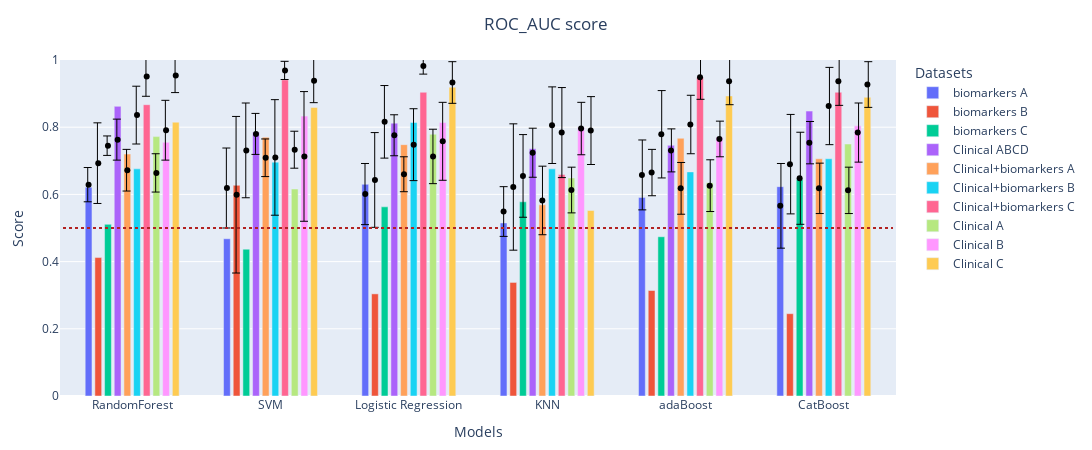

The notebook cell this image was saved under:
### Markdown cell above
#### Metrics on full datasets

### Code cell
# what metric to evaluate
# MCC F1 ROC_AUC
metrics = ['ROC_AUC']

for metric in metrics:
    # list of paths
    paths = [
            '../Optimisation files/Combined target/Biomarkers A/all/',
            '../Optimisation files/Combined target/Biomarkers B/all/',
            '../Optimisation files/Combined target/Biomarkers C/all/',
            '../Optimisation files/Combined target/Clinical ABCD/all/',
            '../Optimisation files/Combined target/Biomarkers + Clinical A/all/',
            '../Optimisation files/Combined target/Biomarkers + Clinical B/all/',
            '../Optimisation files/Combined target/Biomarkers + Clinical C/all/',
            '../Optimisation files/Combined target/Clinical A/all/',
            '../Optimisation files/Combined target/Clinical B/all/',
            '../Optimisation files/Combined target/Clinical C/all/',
            ]

    # create datframe for scores
    datasets = pd.DataFrame(columns=['biomarkers A','biomarkers B','biomarkers C','Clinical ABCD','Clinical+biomarkers A','Clinical+biomarkers B','Clinical+biomarkers C', 'Clinical A','Clinical B','Clinical C'])
    datasets_mean = pd.DataFrame(columns=['biomarkers A','biomarkers B','biomarkers C','Clinical ABCD','Clinical+biomarkers A','Clinical+biomarkers B','Clinical+biomarkers C', 'Clinical A','Clinical B','Clinical C'])
    datasets_std = pd.DataFrame(columns=['biomarkers A','biomarkers B','biomarkers C','Clinical ABCD','Clinical+biomarkers A','Clinical+biomarkers B','Clinical+biomarkers C', 'Clinical A','Clinical B','Clinical C'])

    # get dataframe with with scores of models from different datasets
    for i in range(len(paths)):
        table = pd.read_excel(f'{paths[i]}metrics_table.xlsx', header=[0,1], index_col=[0]) #ensemble: advanced_models_metrics, standart: metrics_table
        datasets[datasets.columns[i]] = list(table.loc[:, ('Scores on the test set', metric)].values.round(3)) 
        if metric == 'MCC':
            datasets_mean[datasets_mean.columns[i]] = list(table.loc[:, ('MCC, train set, cv=5', 'mean')].values.round(3)) 
            datasets_std[datasets_std.columns[i]] = list(table.loc[:, ('MCC, train set, cv=5', 'std')].values.round(3)) 
        if metric == 'ROC_AUC':
            datasets_mean[datasets_mean.columns[i]] = list(table.loc[:, ('ROC_AUC, train set, cv=5', 'mean')].values.round(3)) 
            datasets_std[datasets_std.columns[i]] = list(table.loc[:, ('ROC_AUC, train set, cv=5', 'std')].values.round(3)) 

    # list of models
    # standart models
    models=['RandomForest', 'SVM', 'Logistic Regression', 'KNN', 'adaBoost', 'CatBoost']
    # ensemble models
    # models=['Hard voting', 'Soft voting', 'Stacking', 'Bagging', 'adaBoosting']

    # create the graph
    fig = go.Figure(data=[go.Bar(name=column, x=models, y=datasets[column]) for column in datasets.columns])
        
    # add error whiskers from gridsearchCV
    if True:
        fig.add_traces([go.Box(name=column, x=models, 
                              y=datasets_mean[column], 
                              #  xaxis="x1",  
                              
                              marker=dict(color="black"), 
                              showlegend = False) for column in datasets.columns])
        fig.update_traces(
        selector=dict(type="box"), # update only boxes
        boxpoints="all", # show points
        pointpos=0, # centered
        jitter=0, # no jitter
        line_color="rgba(255,255,255,0)", # hide box lines
        fillcolor="rgba(255,255,255,0)", # hide box fill
        
        )
        fig.update_layout(boxmode="group",)

        fig.add_traces([go.Bar(name=column, x=models, 
                              y=datasets_mean[column], 
                              xaxis="x2",  
                              error_y=dict(type='data',  
                                            array=datasets_std[column], 
                                            color="rgba(0,0,0,1)",
                                            thickness=1), 
                              marker=dict(opacity=0,
                                          #  color="rgba(255,255,255,0)"
                                          ), 
                              showlegend = False) for column in datasets.columns])  
        

    fig.update_xaxes(title='Models')
    # Change the bar mode
    fig.update_layout(barmode='group', 
                      xaxis2={"overlaying": "x", "range": [-0.515, 5.515], "showticklabels": False},
                      bargap=0.30,
                      bargroupgap=0.3,
                      legend=dict(orientation="v", title='Datasets'), 
                      title=dict(text=f'{metric} score', x=0.5,),
                      margin=dict(l=60, r=20, t=60, b=40),)

    fig.update_yaxes(title='Score', range=[-1., 1.0])


    # add dotted line for ROC AUC = 0.5
    if metric == 'ROC_AUC':
        fig.update_yaxes(title='Score', range=[0., 1.0])
        fig.add_shape(type='line',
                        x0=-0.5,
                        y0=0.5,
                        x1=5.5,
                        y1=0.5,
                        line=dict(color='firebrick',  width=2, dash='dot'),
                        xref='x',
                        yref='y')   
    # figure size
    fig.update_layout(
        autosize=False,
        width=1300,
        height=450,) 
    fig.show()
    fig.write_image(f"../Optimisation files/Combined target/Metrics/{metric}_all.pdf", engine="kaleido")

### Figure 1 — Plotly figure (JSON) as saved in the notebook; plotly's stock layout.template omitted (floating-point values rounded to 4 significant figures)
{"data": [{"name": "biomarkers A", "type": "bar", "x": ["RandomForest", "SVM", "Logistic Regression", "KNN", "adaBoost", "CatBoost"], "y": [0.621, 0.468, 0.63, 0.515, 0.591, 0.623]}, {"name": "biomarkers B", "type": "bar", "x": ["RandomForest", "SVM", "Logistic Regression", "KNN", "adaBoost", "CatBoost"], "y": [0.412, 0.627, 0.304, 0.338, 0.314, 0.245]}, {"name": "biomarkers C", "type": "bar", "x": ["RandomForest", "SVM", "Logistic Regression", "KNN", "adaBoost", "CatBoost"], "y": [0.511, 0.437, 0.563, 0.578, 0.474, 0.644]}, {"name": "Clinical ABCD", "type": "bar", "x": ["RandomForest", "SVM", "Logistic Regression", "KNN", "adaBoost", "CatBoost"], "y": [0.862, 0.785, 0.812, 0.736, 0.746, 0.848]}, {"name": "Clinical+biomarkers A", "type": "bar", "x": ["RandomForest", "SVM", "Logistic Regression", "KNN", "adaBoost", "CatBoost"], "y": [0.72, 0.77, 0.748, 0.569, 0.767, 0.706]}, {"name": "Clinical+biomarkers B", "type": "bar", "x": ["RandomForest", "SVM", "Logistic Regression", "KNN", "adaBoost", "CatBoost"], "y": [0.676, 0.696, 0.814, 0.676, 0.667, 0.706]}, {"name": "Clinical+biomarkers C", "type": "bar", "x": ["RandomForest", "SVM", "Logistic Regression", "KNN", "adaBoost", "CatBoost"], "y": [0.867, 0.941, 0.904, 0.659, 0.948, 0.904]}, {"name": "Clinical A", "type": "bar", "x": ["RandomForest", "SVM", "Logistic Regression", "KNN", "adaBoost", "CatBoost"], "y": [0.772, 0.616, 0.779, 0.649, 0.635, 0.75]}, {"name": "Clinical B", "type": "bar", "x": ["RandomForest", "SVM", "Logistic Regression", "KNN", "adaBoost", "CatBoost"], "y": [0.755, 0.833, 0.814, 0.799, 0.77, 0.804]}, {"name": "Clinical C", "type": "bar", "x": ["RandomForest", "SVM", "Logistic Regression", "KNN", "adaBoost", "CatBoost"], "y": [0.815, 0.859, 0.919, 0.552, 0.893, 0.889]}, {"boxpoints": "all", "fillcolor": "rgba(255,255,255,0)", "jitter": 0, "line": {"color": "rgba(255,255,255,0)"}, "marker": {"color": "black"}, "name": "biomarkers A", "pointpos": 0, "showlegend": false, "type": "box", "x": ["RandomForest", "SVM", "Logistic Regression", "KNN", "adaBoost", "CatBoost"], "y": [0.629, 0.619, 0.601, 0.549, 0.658, 0.566]}, {"boxpoints": "all", "fillcolor": "rgba(255,255,255,0)", "jitter": 0, "line": {"color": "rgba(255,255,255,0)"}, "marker": {"color": "black"}, "name": "biomarkers B", "pointpos": 0, "showlegend": false, "type": "box", "x": ["RandomForest", "SVM", "Logistic Regression", "KNN", "adaBoost", "CatBoost"], "y": [0.693, 0.599, 0.643, 0.622, 0.665, 0.69]}, {"boxpoints": "all", "fillcolor": "rgba(255,255,255,0)", "jitter": 0, "line": {"color": "rgba(255,255,255,0)"}, "marker": {"color": "black"}, "name": "biomarkers C", "pointpos": 0, "showlegend": false, "type": "box", "x": ["RandomForest", "SVM", "Logistic Regression", "KNN", "adaBoost", "CatBoost"], "y": [0.745, 0.731, 0.816, 0.655, 0.779, 0.648]}, {"boxpoints": "all", "fillcolor": "rgba(255,255,255,0)", "jitter": 0, "line": {"color": "rgba(255,255,255,0)"}, "marker": {"color": "black"}, "name": "Clinical ABCD", "pointpos": 0, "showlegend": false, "type": "box", "x": ["RandomForest", "SVM", "Logistic Regression", "KNN", "adaBoost", "CatBoost"], "y": [0.763, 0.78, 0.776, 0.724, 0.731, 0.754]}, {"boxpoints": "all", "fillcolor": "rgba(255,255,255,0)", "jitter": 0, "line": {"color": "rgba(255,255,255,0)"}, "marker": {"color": "black"}, "name": "Clinical+biomarkers A", "pointpos": 0, "showlegend": false, "type": "box", "x": ["RandomForest", "SVM", "Logistic Regression", "KNN", "adaBoost", "CatBoost"], "y": [0.672, 0.709, 0.66, 0.582, 0.618, 0.618]}, {"boxpoints": "all", "fillcolor": "rgba(255,255,255,0)", "jitter": 0, "line": {"color": "rgba(255,255,255,0)"}, "marker": {"color": "black"}, "name": "Clinical+biomarkers B", "pointpos": 0, "showlegend": false, "type": "box", "x": ["RandomForest", "SVM", "Logistic Regression", "KNN", "adaBoost", "CatBoost"], "y": [0.836, 0.71, 0.748, 0.806, 0.808, 0.863]}, {"boxpoints": "all", "fillcolor": "rgba(255,255,255,0)", "jitter": 0, "line": {"color": "rgba(255,255,255,0)"}, "marker": {"color": "black"}, "name": "Clinical+biomarkers C", "pointpos": 0, "showlegend": false, "type": "box", "x": ["RandomForest", "SVM", "Logistic Regression", "KNN", "adaBoost", "CatBoost"], "y": [0.951, 0.969, 0.982, 0.784, 0.949, 0.937]}, {"boxpoints": "all", "fillcolor": "rgba(255,255,255,0)", "jitter": 0, "line": {"color": "rgba(255,255,255,0)"}, "marker": {"color": "black"}, "name": "Clinical A", "pointpos": 0, "showlegend": false, "type": "box", "x": ["RandomForest", "SVM", "Logistic Regression", "KNN", "adaBoost", "CatBoost"], "y": [0.664, 0.733, 0.713, 0.613, 0.626, 0.612]}, {"boxpoints": "all", "fillcolor": "rgba(255,255,255,0)", "jitter": 0, "line": {"color": "rgba(255,255,255,0)"}, "marker": {"color": "black"}, "name": "Clinical B", "pointpos": 0, "showlegend": false, "type": "box", "x": ["RandomForest", "SVM", "Logistic Regression", "KNN", "adaBoost", "CatBoost"], "y": [0.791, 0.713, 0.758, 0.796, 0.765, 0.784]}, {"boxpoints": "all", "fillcolor": "rgba(255,255,255,0)", "jitter": 0, "line": {"color": "rgba(255,255,255,0)"}, "marker": {"color": "black"}, "name": "Clinical C", "pointpos": 0, "showlegend": false, "type": "box", "x": ["RandomForest", "SVM", "Logistic Regression", "KNN", "adaBoost", "CatBoost"], "y": [0.954, 0.938, 0.933, 0.79, 0.937, 0.927]}, {"error_y": {"array": [0.051, 0.119, 0.091, 0.074, 0.104, 0.126], "color": "rgba(0,0,0,1)", "thickness": 1, "type": "data"}, "marker": {"opacity": 0}, "name": "biomarkers A", "showlegend": false, "type": "bar", "x": ["RandomForest", "SVM", "Logistic Regression", "KNN", "adaBoost", "CatBoost"], "xaxis": "x2", "y": [0.629, 0.619, 0.601, 0.549, 0.658, 0.566]}, {"error_y": {"array": [0.12, 0.233, 0.141, 0.188, 0.069, 0.148], "color": "rgba(0,0,0,1)", "thickness": 1, "type": "data"}, "marker": {"opacity": 0}, "name": "biomarkers B", "showlegend": false, "type": "bar", "x": ["RandomForest", "SVM", "Logistic Regression", "KNN", "adaBoost", "CatBoost"], "xaxis": "x2", "y": [0.693, 0.599, 0.643, 0.622, 0.665, 0.69]}, {"error_y": {"array": [0.029, 0.141, 0.108, 0.123, 0.13, 0.137], "color": "rgba(0,0,0,1)", "thickness": 1, "type": "data"}, "marker": {"opacity": 0}, "name": "biomarkers C", "showlegend": false, "type": "bar", "x": ["RandomForest", "SVM", "Logistic Regression", "KNN", "adaBoost", "CatBoost"], "xaxis": "x2", "y": [0.745, 0.731, 0.816, 0.655, 0.779, 0.648]}, {"error_y": {"array": [0.061, 0.061, 0.061, 0.073, 0.064, 0.063], "color": "rgba(0,0,0,1)", "thickness": 1, "type": "data"}, "marker": {"opacity": 0}, "name": "Clinical ABCD", "showlegend": false, "type": "bar", "x": ["RandomForest", "SVM", "Logistic Regression", "KNN", "adaBoost", "CatBoost"], "xaxis": "x2", "y": [0.763, 0.78, 0.776, 0.724, 0.731, 0.754]}, {"error_y": {"array": [0.062, 0.056, 0.052, 0.102, 0.077, 0.075], "color": "rgba(0,0,0,1)", "thickness": 1, "type": "data"}, "marker": {"opacity": 0}, "name": "Clinical+biomarkers A", "showlegend": false, "type": "bar", "x": ["RandomForest", "SVM", "Logistic Regression", "KNN", "adaBoost", "CatBoost"], "xaxis": "x2", "y": [0.672, 0.709, 0.66, 0.582, 0.618, 0.618]}, {"error_y": {"array": [0.086, 0.172, 0.107, 0.114, 0.087, 0.115], "color": "rgba(0,0,0,1)", "thickness": 1, "type": "data"}, "marker": {"opacity": 0}, "name": "Clinical+biomarkers B", "showlegend": false, "type": "bar", "x": ["RandomForest", "SVM", "Logistic Regression", "KNN", "adaBoost", "CatBoost"], "xaxis": "x2", "y": [0.836, 0.71, 0.748, 0.806, 0.808, 0.863]}, {"error_y": {"array": [0.059, 0.027, 0.024, 0.134, 0.066, 0.072], "color": "rgba(0,0,0,1)", "thickness": 1, "type": "data"}, "marker": {"opacity": 0}, "name": "Clinical+biomarkers C", "showlegend": false, "type": "bar", "x": ["RandomForest", "SVM", "Logistic Regression", "KNN", "adaBoost", "CatBoost"], "xaxis": "x2", "y": [0.951, 0.969, 0.982, 0.784, 0.949, 0.937]}, {"error_y": {"array": [0.057, 0.055, 0.081, 0.068, 0.077, 0.069], "color": "rgba(0,0,0,1)", "thickness": 1, "type": "data"}, "marker": {"opacity": 0}, "name": "Clinical A", "showlegend": false, "type": "bar", "x": ["RandomForest", "SVM", "Logistic Regression", "KNN", "adaBoost", "CatBoost"], "xaxis": "x2", "y": [0.664, 0.733, 0.713, 0.613, 0.626, 0.612]}, {"error_y": {"array": [0.089, 0.193, 0.116, 0.078, 0.053, 0.088], "color": "rgba(0,0,0,1)", "thickness": 1, "type": "data"}, "marker": {"opacity": 0}, "name": "Clinical B", "showlegend": false, "type": "bar", "x": ["RandomForest", "SVM", "Logistic Regression", "KNN", "adaBoost", "CatBoost"], "xaxis": "x2", "y": [0.791, 0.713, 0.758, 0.796, 0.765, 0.784]}, {"error_y": {"array": [0.051, 0.065, 0.062, 0.101, 0.07, 0.068], "color": "rgba(0,0,0,1)", "thickness": 1, "type": "data"}, "marker": {"opacity": 0}, "name": "Clinical C", "showlegend": false, "type": "bar", "x": ["RandomForest", "SVM", "Logistic Regression", "KNN", "adaBoost", "CatBoost"], "xaxis": "x2", "y": [0.954, 0.938, 0.933, 0.79, 0.937, 0.927]}], "layout": {"autosize": false, "bargap": 0.3, "bargroupgap": 0.3, "barmode": "group", "boxmode": "group", "height": 450, "legend": {"orientation": "v", "title": {"text": "Datasets"}}, "margin": {"b": 40, "l": 60, "r": 20, "t": 60}, "shapes": [{"line": {"color": "firebrick", "dash": "dot", "width": 2}, "type": "line", "x0": -0.5, "x1": 5.5, "xref": "x", "y0": 0.5, "y1": 0.5, "yref": "y"}], "title": {"text": "ROC_AUC score", "x": 0.5}, "width": 1300, "xaxis": {"title": {"text": "Models"}}, "xaxis2": {"overlaying": "x", "range": [-0.515, 5.515], "showticklabels": false}, "yaxis": {"range": [0, 1], "title": {"text": "Score"}}}}
